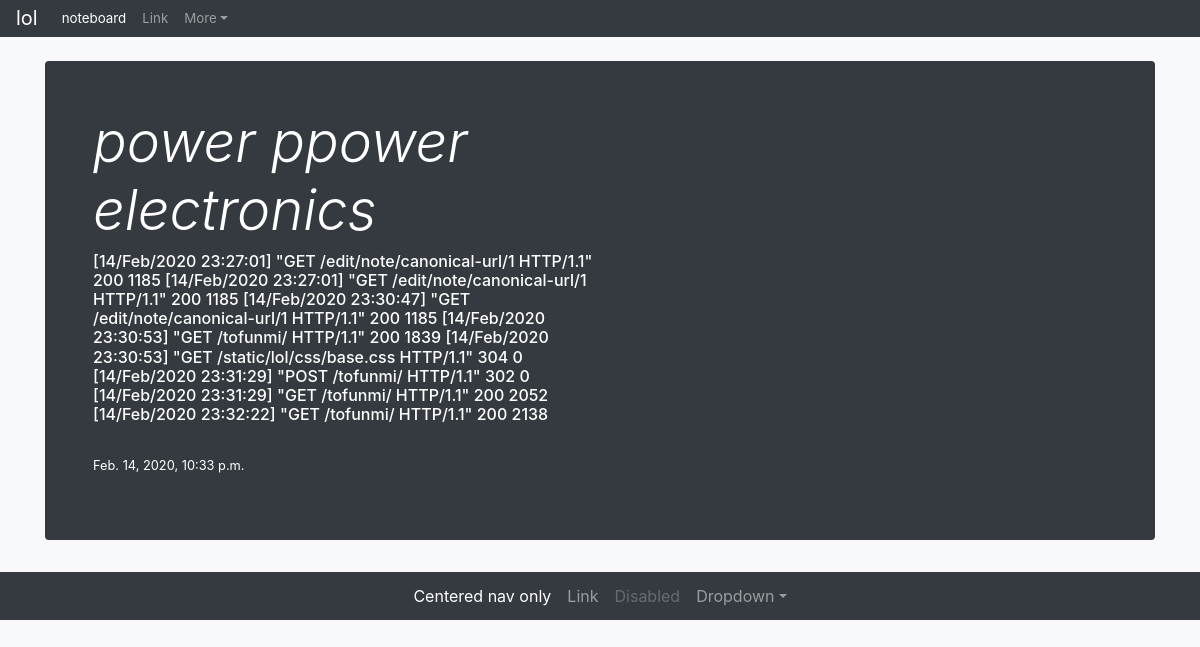
Screenshot of /power-ppower-electronics/15/ (signed in) with the database file from the repository.
### todo/models.py (models this page shows, shortened)
class Note(models.Model):
    owner = models.ForeignKey(User, on_delete = models.CASCADE)
    title = models.CharField(max_length=50)
    note = models.TextField()
    date = models.DateTimeField(auto_now_add=True)
    slug = models.SlugField(
        default='',
        editable=False,
    )

### todo/views.py (the view)
# urls.py: path('<slug:slug>/<int:pk>/', note_detail, name='note_detail'),
@login_required
def note_detail(request, slug, pk):
    note = get_object_or_404(Note, pk=pk, slug=slug)
    current_user = request.user #for the url, in other to pick the current user
    username=current_user.username #for the url, in other to pick the current users username
    context = {'note':note, 'username':username}
    return render(request, 'note_detail.html', context)

### templates/note_detail.html (shortened to what this page needs)
{% extends 'base.html' %}
{% load staticfiles %}
{% block body %}
<body class="bg-light">
    </body>
<div class="container">
    <div class="jumbotron p-3 p-md-5 text-white rounded bg-dark">
            <div class="col-md-6 px-0">
              <h1 class="display-4 font-italic">{{note.title}}</h1>
                <small><h6>{{note.note}}</h6></small>
            </div><br>
            <small><p>{{note.date}}</p></small>
          </div>
        </div>
        </body>
{% endblock body%}

### rows the page displays
Note: title "power ppower electronics", note "[14/Feb/2020 23:27:01] \"GET /edit/note/canonical-url/1 HTTP/1.1\" 200 1185 [14/Feb/2020 23:27:01] \"GET /edit/note/canonical-url/1 HTTP/1.1\" 200 1185 [14/Feb/2020 23:30:47] \"GET /edit/note/canonical-url/1 HTTP/1.1\" 200 1185 [14/Feb/2020 23:30:53] \"GET /tofunmi/ HTTP/1.1\" 200 1839 [14/Feb/2020 23:30:53] \"GET /static/lol/css/base.css HTTP/1.1\" 304 0 [14/Feb/2020 23:31:29] \"POST /tofunmi/ HTTP/1.1\" 302 0 [14/Feb/2020 23:31:29] \"GET /tofunmi/ HTTP/1.1\" 200 2052 [14/Feb/2020 23:32:22] \"GET /tofunmi/ HTTP/1.1\" 200 2138", date "Feb. 14, 2020, 10:33 p.m."
